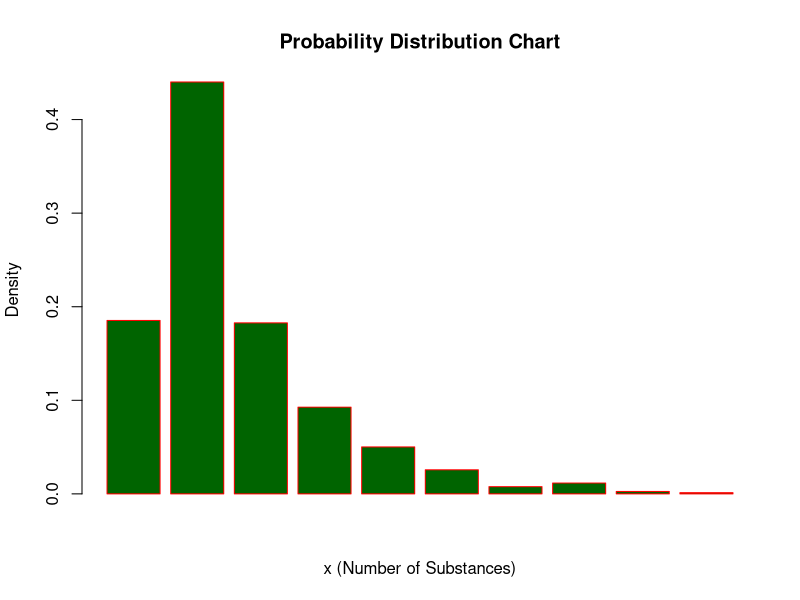
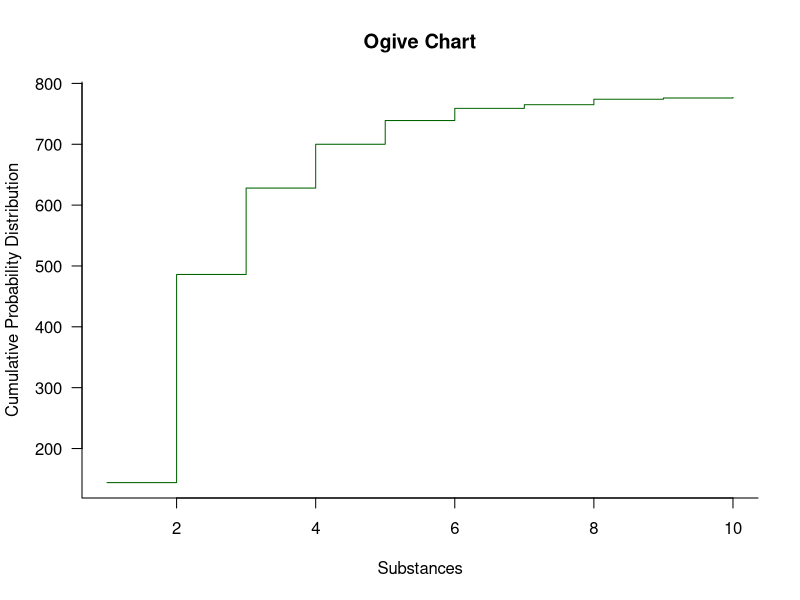

Source code (R) for these figures, in order:
# Problem 1
# ii) Construct a graph of the probability distribution and a graph representing the
#     cumulative probability distribution for these data.

# x variable for Number of Substances Used
x<-0:9
# f variable for Frequency Distribution
f<-c(144,342,142,72,39,20,6,9,2,1)
# Probability distribution has been calculated and assigned to a y variable
y=f/sum(f)
print(y)
# Probability distribution chart
barplot(y,xlab="x (Number of Substances)",ylab="Density",col="darkgreen", 
        main="Probability Distribution Chart",border="red")

# Cumulative Probability distribution
cum_pr=cumsum(f)
cum_pr

# Ogive Chart
plot(cum_pr, xlab='Substances', ylab='Cumulative Probability Distribution',
     main='Ogive Chart', col='darkgreen', type='s', pch=19, las=1, bty='l')

?plot
